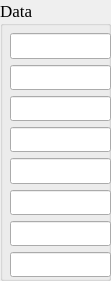
  <widget class="QGroupBox" name="groupBox_6">
   <property name="geometry">
    <rect>
     <x>630</x>
     <y>560</y>
     <width>111</width>
     <height>281</height>
    </rect>
   </property>
   <property name="font">
    <font>
     <family>Times New Roman</family>
     <pointsize>13</pointsize>
    </font>
   </property>
   <property name="title">
    <string>Data</string>
   </property>
   <widget class="QWidget" name="layoutWidget_7">
    <property name="geometry">
     <rect>
      <x>10</x>
      <y>33</y>
      <width>101</width>
      <height>244</height>
     </rect>
    </property>
    <property name="font">
     <font>
      <family>Times New Roman</family>
      <pointsize>13</pointsize>
     </font>
    </property>
    <layout class="QGridLayout" name="gridLayout_21">
     <property name="horizontalSpacing">
      <number>15</number>
     </property>
     <item row="0" column="0">
      <widget class="QLineEdit" name="data_21">
       <property name="font">
        <font>
         <family>Times New Roman</family>
         <pointsize>13</pointsize>
        </font>
       </property>
      </widget>
     </item>
     <item row="1" column="0">
      <widget class="QLineEdit" name="data_22">
       <property name="font">
        <font>
         <family>Times New Roman</family>
         <pointsize>13</pointsize>
        </font>
       </property>
      </widget>
     </item>
     <item row="2" column="0">
      <widget class="QLineEdit" name="data_23">
       <property name="font">
        <font>
         <family>Times New Roman</family>
         <pointsize>13</pointsize>
        </font>
       </property>
      </widget>
     </item>
     <item row="3" column="0">
      <widget class="QLineEdit" name="data_24">
       <property name="font">
        <font>
         <family>Times New Roman</family>
         <pointsize>13</pointsize>
        </font>
       </property>
      </widget>
     </item>
     <item row="4" column="0">
      <widget class="QLineEdit" name="data_25">
       <property name="font">
        <font>
         <family>Times New Roman</family>
         <pointsize>13</pointsize>
        </font>
       </property>
      </widget>
     </item>
     <item row="5" column="0">
      <widget class="QLineEdit" name="data_26">
       <property name="font">
        <font>
         <family>Times New Roman</family>
         <pointsize>13</pointsize>
        </font>
       </property>
      </widget>
     </item>
     <item row="6" column="0">
      <widget class="QLineEdit" name="data_27">
       <property name="font">
        <font>
         <family>Times New Roman</family>
         <pointsize>13</pointsize>
        </font>
       </property>
      </widget>
     </item>
     <item row="7" column="0">
      <widget class="QLineEdit" name="data_28">
       <property name="font">
        <font>
         <family>Times New Roman</family>
         <pointsize>13</pointsize>
        </font>
       </property>
      </widget>
     </item>
    </layout>
   </widget>
  </widget>
